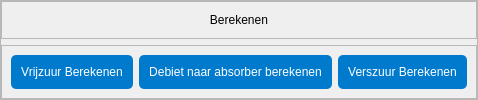
                     <widget class="QWidget" name="widgets">
                      <property name="styleSheet">
                       <string notr="true">b</string>
                      </property>
                      <layout class="QVBoxLayout" name="verticalLayout">
                       <property name="spacing">
                        <number>0</number>
                       </property>
                       <property name="leftMargin">
                        <number>0</number>
                       </property>
                       <property name="topMargin">
                        <number>0</number>
                       </property>
                       <property name="rightMargin">
                        <number>0</number>
                       </property>
                       <property name="bottomMargin">
                        <number>0</number>
                       </property>
                       <item>
                        <widget class="QFrame" name="frame_16">
                         <property name="styleSheet">
                          <string notr="true">QPushButton {	
	background-position: left center;
    background-repeat: no-repeat;
	border: none;
	background-color: #007ACC;
	padding: 10px;
	color:#fff;
border-radius:5px;
}
QPushButton:hover {
	background-color: #0061B0;
}
QPushButton:pressed {	
	background-color: #0061B0;
	color: rgb(255, 255, 255);
}</string>
                         </property>
                         <property name="frameShape">
                          <enum>QFrame::StyledPanel</enum>
                         </property>
                         <property name="frameShadow">
                          <enum>QFrame::Raised</enum>
                         </property>
                         <layout class="QVBoxLayout" name="verticalLayout_35">
                          <property name="leftMargin">
                           <number>0</number>
                          </property>
                          <property name="topMargin">
                           <number>0</number>
                          </property>
                          <property name="rightMargin">
                           <number>0</number>
                          </property>
                          <property name="bottomMargin">
                           <number>0</number>
                          </property>
                          <item>
                           <widget class="QFrame" name="frame_17">
                            <property name="maximumSize">
                             <size>
                              <width>16777215</width>
                              <height>50</height>
                             </size>
                            </property>
                            <property name="frameShape">
                             <enum>QFrame::StyledPanel</enum>
                            </property>
                            <property name="frameShadow">
                             <enum>QFrame::Raised</enum>
                            </property>
                            <layout class="QVBoxLayout" name="verticalLayout_23">
                             <property name="spacing">
                              <number>0</number>
                             </property>
                             <property name="leftMargin">
                              <number>0</number>
                             </property>
                             <property name="topMargin">
                              <number>0</number>
                             </property>
                             <property name="rightMargin">
                              <number>0</number>
                             </property>
                             <property name="bottomMargin">
                              <number>0</number>
                             </property>
                             <item>
                              <widget class="QLabel" name="label_75">
                               <property name="styleSheet">
                                <string notr="true">font: 75 20pt &quot;Roboto Condensed&quot;;</string>
                               </property>
                               <property name="text">
                                <string>Berekenen</string>
                               </property>
                               <property name="alignment">
                                <set>Qt::AlignCenter</set>
                               </property>
                              </widget>
                             </item>
                            </layout>
                           </widget>
                          </item>
                          <item>
                           <widget class="QFrame" name="frame_18">
                            <property name="frameShape">
                             <enum>QFrame::StyledPanel</enum>
                            </property>
                            <property name="frameShadow">
                             <enum>QFrame::Raised</enum>
                            </property>
                            <layout class="QHBoxLayout" name="horizontalLayout_13">
                             <item>
                              <widget class="QPushButton" name="btnVriBerek">
                               <property name="cursor">
                                <cursorShape>PointingHandCursor</cursorShape>
                               </property>
                               <property name="text">
                                <string>Vrijzuur Berekenen</string>
                               </property>
                              </widget>
                             </item>
                             <item>
                              <widget class="QPushButton" name="btnDebBerek">
                               <property name="cursor">
                                <cursorShape>PointingHandCursor</cursorShape>
                               </property>
                               <property name="text">
                                <string>Debiet naar absorber berekenen</string>
                               </property>
                              </widget>
                             </item>
                             <item>
                              <widget class="QPushButton" name="btnVerBerek">
                               <property name="cursor">
                                <cursorShape>PointingHandCursor</cursorShape>
                               </property>
                               <property name="styleSheet">
                                <string notr="true"/>
                               </property>
                               <property name="text">
                                <string>Verszuur Berekenen</string>
                               </property>
                              </widget>
                             </item>
                            </layout>
                           </widget>
                          </item>
                         </layout>
                        </widget>
                       </item>
                      </layout>
                     </widget>
